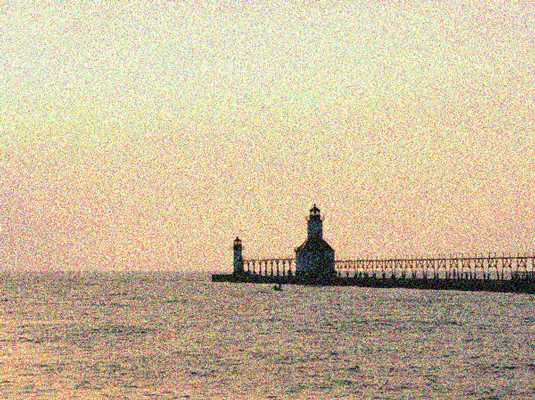
#> input picture sea.jpg, 535 x 400 px
$ python denoise.py
#> lines starting #> are read from the running program, lines starting #| are printed output that depends on the picture
import numpy as np
import cv2
from matplotlib import pyplot as plt

imgbgr = cv2.imread('sea.jpg', 1)
#> imgbgr is the input picture: shape (400, 535, 3); mean B, G, R 156.4, 186.4, 203.6
imggray = cv2.imread('sea.jpg', 0)
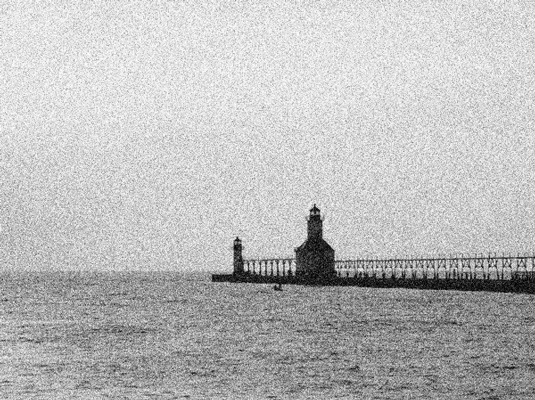
#> imggray: shape (400, 535); min 0, max 255, mean 188.1

denoise_gray = cv2.fastNlMeansDenoising(imggray,None,20,7,21)
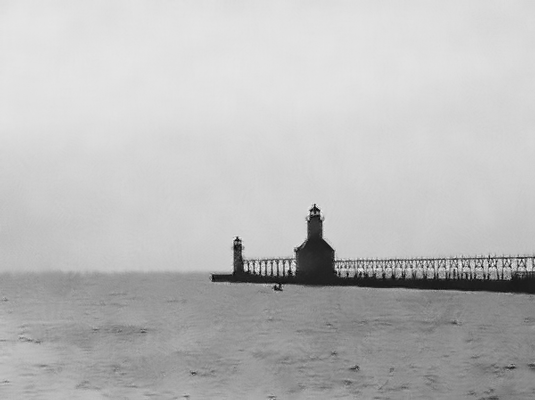
#> denoise_gray: shape (400, 535); min 4, max 243, mean 188.4
# (input image, output dimension, strength of the filter, templateWindowSize, searchWindowSize)

denoise_rgb = cv2.fastNlMeansDenoisingColored(imgbgr,None,20,20,7,21)
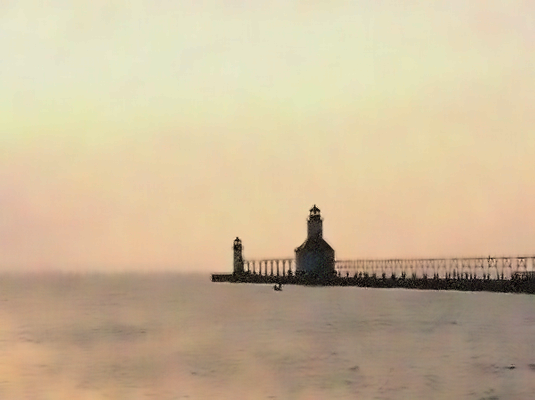
#> denoise_rgb: shape (400, 535, 3); mean B, G, R 154.2, 185.3, 204.4
# (input image, output dimension, strength of the filter, ColorComponents, templateWindowSize, searchWindowSize)

titles = ['Original Image(colored)','Image after removing the noise (colored)', 'Original Image (grayscale)','Image after removing the noise (grayscale)']
images = [imgbgr, denoise_rgb, imggray, denoise_gray]
plt.figure(figsize=(13,5))
for i in range(4):
    plt.subplot(2,2,i+1)
    plt.imshow(cv2.cvtColor(images[i],cv2.COLOR_BGR2RGB))
    plt.title(titles[i])
    plt.xticks([])
    plt.yticks([])
plt.tight_layout()
plt.show()
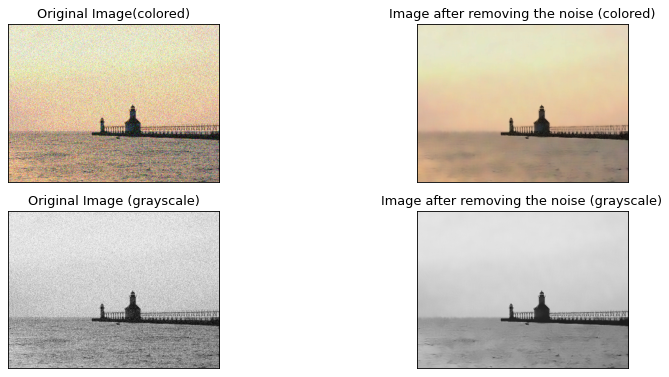
#> figure drawn by matplotlib, 4 panels
